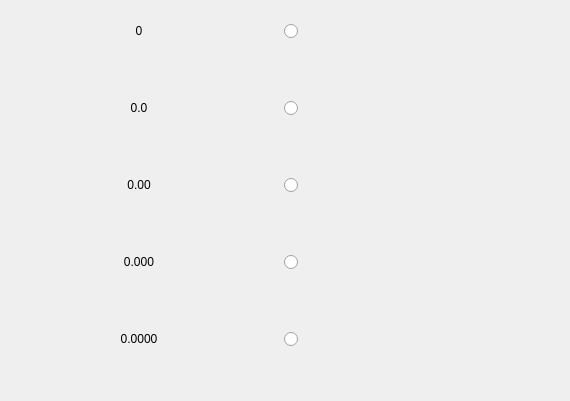
     <widget class="QWidget" name="page_27">
      <widget class="QWidget" name="layoutWidget">
       <property name="geometry">
        <rect>
         <x>0</x>
         <y>-10</y>
         <width>561</width>
         <height>392</height>
        </rect>
       </property>
       <layout class="QGridLayout" name="gridLayout_3">
        <item row="3" column="1">
         <widget class="QRadioButton" name="radioButton_16">
          <property name="minimumSize">
           <size>
            <width>0</width>
            <height>60</height>
           </size>
          </property>
          <property name="styleSheet">
           <string notr="true">QRadioButton{
   font: 14pt &quot;黑体&quot;;
   spacing: 10 
}  

QRadioButton::indicator { 
   width: 25px;
   height: 25px;
   image: url(:/A31/A31/logo/Radio.png);
}

QRadioButton::indicator:checked { 
image: url(:/A31/A31/logo/Radio_check.png);s
}</string>
          </property>
          <property name="text">
           <string/>
          </property>
         </widget>
        </item>
        <item row="0" column="0">
         <widget class="QLabel" name="label_46">
          <property name="styleSheet">
           <string notr="true">font: 18pt &quot;Sans Serif&quot;;</string>
          </property>
          <property name="text">
           <string>0</string>
          </property>
          <property name="alignment">
           <set>Qt::AlignCenter</set>
          </property>
         </widget>
        </item>
        <item row="0" column="1">
         <widget class="QRadioButton" name="radioButton_19">
          <property name="minimumSize">
           <size>
            <width>0</width>
            <height>60</height>
           </size>
          </property>
          <property name="styleSheet">
           <string notr="true">QRadioButton{
   font: 14pt &quot;黑体&quot;;
   spacing: 10 
}  

QRadioButton::indicator { 
   width: 25px;
   height: 25px;
   image: url(:/A31/A31/logo/Radio.png);
}

QRadioButton::indicator:checked { 
image: url(:/A31/A31/logo/Radio_check.png);s
}</string>
          </property>
          <property name="text">
           <string/>
          </property>
         </widget>
        </item>
        <item row="1" column="0">
         <widget class="QLabel" name="label_47">
          <property name="styleSheet">
           <string notr="true">font: 18pt &quot;Sans Serif&quot;;</string>
          </property>
          <property name="text">
           <string>0.0</string>
          </property>
          <property name="alignment">
           <set>Qt::AlignCenter</set>
          </property>
         </widget>
        </item>
        <item row="1" column="1">
         <widget class="QRadioButton" name="radioButton_18">
          <property name="minimumSize">
           <size>
            <width>0</width>
            <height>60</height>
           </size>
          </property>
          <property name="styleSheet">
           <string notr="true">QRadioButton{
   font: 14pt &quot;黑体&quot;;
   spacing: 10 
}  

QRadioButton::indicator { 
   width: 25px;
   height: 25px;
   image: url(:/A31/A31/logo/Radio.png);
}

QRadioButton::indicator:checked { 
image: url(:/A31/A31/logo/Radio_check.png);s
}</string>
          </property>
          <property name="text">
           <string/>
          </property>
         </widget>
        </item>
        <item row="2" column="0">
         <widget class="QLabel" name="label_45">
          <property name="styleSheet">
           <string notr="true">font: 18pt &quot;Sans Serif&quot;;</string>
          </property>
          <property name="text">
           <string>0.00</string>
          </property>
          <property name="alignment">
           <set>Qt::AlignCenter</set>
          </property>
         </widget>
        </item>
        <item row="2" column="1">
         <widget class="QRadioButton" name="radioButton_17">
          <property name="minimumSize">
           <size>
            <width>0</width>
            <height>60</height>
           </size>
          </property>
          <property name="styleSheet">
           <string notr="true">QRadioButton{
   font: 14pt &quot;黑体&quot;;
   spacing: 10 
}  

QRadioButton::indicator { 
   width: 25px;
   height: 25px;
   image: url(:/A31/A31/logo/Radio.png);
}

QRadioButton::indicator:checked { 
image: url(:/A31/A31/logo/Radio_check.png);s
}</string>
          </property>
          <property name="text">
           <string/>
          </property>
         </widget>
        </item>
        <item row="3" column="0">
         <widget class="QLabel" name="label_48">
          <property name="styleSheet">
           <string notr="true">font: 18pt &quot;Sans Serif&quot;;</string>
          </property>
          <property name="text">
           <string>0.000</string>
          </property>
          <property name="alignment">
           <set>Qt::AlignCenter</set>
          </property>
         </widget>
        </item>
        <item row="4" column="1">
         <widget class="QRadioButton" name="radioButton_20">
          <property name="minimumSize">
           <size>
            <width>0</width>
            <height>60</height>
           </size>
          </property>
          <property name="styleSheet">
           <string notr="true">QRadioButton{
   font: 14pt &quot;黑体&quot;;
   spacing: 10 
}  

QRadioButton::indicator { 
   width: 25px;
   height: 25px;
   image: url(:/A31/A31/logo/Radio.png);
}

QRadioButton::indicator:checked { 
image: url(:/A31/A31/logo/Radio_check.png);s
}</string>
          </property>
          <property name="text">
           <string/>
          </property>
         </widget>
        </item>
        <item row="4" column="0">
         <widget class="QLabel" name="label_121">
          <property name="styleSheet">
           <string notr="true">font: 18pt &quot;Sans Serif&quot;;</string>
          </property>
          <property name="text">
           <string>0.0000</string>
          </property>
          <property name="alignment">
           <set>Qt::AlignCenter</set>
          </property>
         </widget>
        </item>
       </layout>
      </widget>
     </widget>
